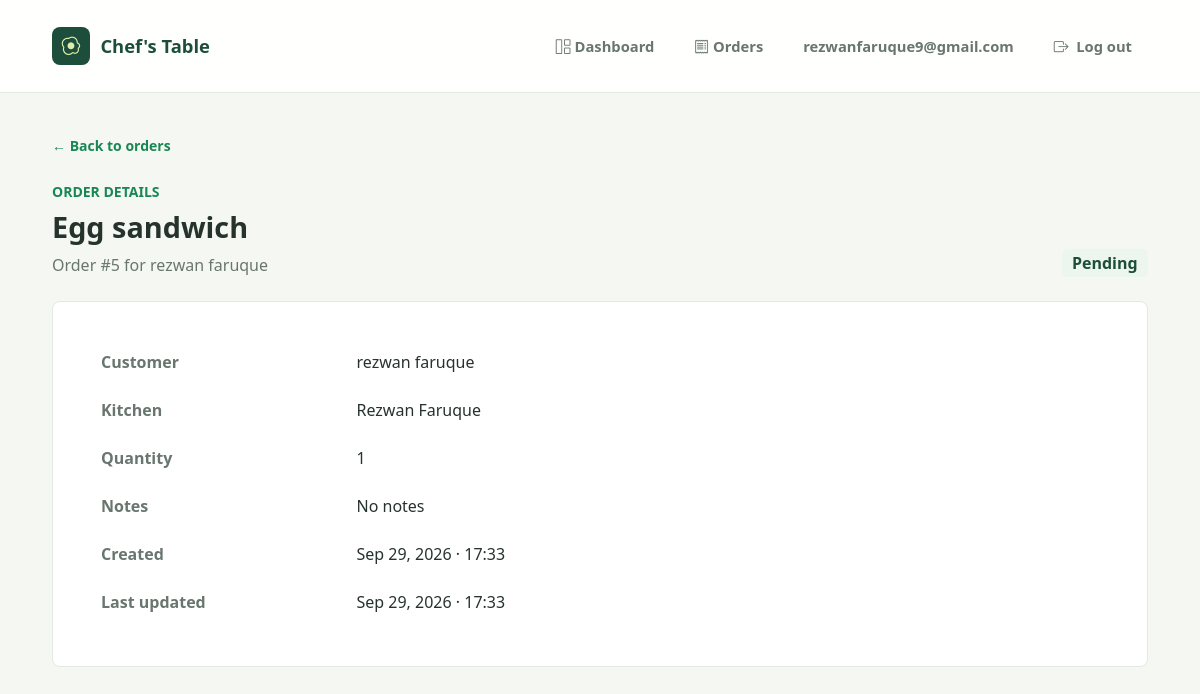
The app's page /orders/view/5 (signed in) with its own data.
### kitchines/models.py (models this page shows, shortened)
class KitchenOrder(models.Model):
    STATUS_CHOICES = [
        ('pending', 'Pending'),
        ('preparing', 'Preparing'),
        ('ready', 'Ready'),
        ('served', 'Served'),
    ]
    kitchen = models.ForeignKey(Kitchen, on_delete=models.CASCADE, related_name='orders')
    customer_name = models.CharField(max_length=255)
    item_name = models.CharField(max_length=255)
    quantity = models.PositiveIntegerField(default=1)
    notes = models.TextField(blank=True)
    status = models.CharField(max_length=20, choices=STATUS_CHOICES, default='pending')
    created_at = models.DateTimeField(default=timezone.now)
    updated_at = models.DateTimeField(default=timezone.now)
    created_by = models.ForeignKey(
        settings.AUTH_USER_MODEL,
        null=True,
        blank=True,
        on_delete=models.SET_NULL,
        related_name='kitchen_orders',
    )
    class Meta:
        ordering = ['-created_at']

class Kitchen(models.Model):
    name = models.CharField(max_length=255)
    member = models.IntegerField(default=0)
    created_at = models.DateTimeField(default=timezone.now)
    class Meta:
        ordering = ['name']

### kitchines/views.py (the view)
# urls.py: path('orders/view/<int:order_id>', views.view_order,name='view_kitchen_order'),
@login_required
def view_order(request, order_id):
    order = _get_user_order(request, order_id)
    return render(request, 'order_detail.html', {'order': order})

### kitchines/views.py (called while the page is built)
def _get_user_order(request, order_id):
    order = get_object_or_404(
        KitchenOrder.objects.filter(created_by=request.user).select_related('kitchen'),
        pk=order_id,
    )
    return order

### kitchines/templates/order_detail.html (shortened to what this page needs)
{% extends 'base.html' %}
{% block content %}
<div class="mb-4">
  <a
    class="small fw-semibold text-success text-decoration-none"
    href="{% url 'kitchen_orders' %}"
    >&larr; Back to orders</a
  >
</div>
<div
  class="d-flex flex-column flex-sm-row justify-content-between align-items-sm-end gap-3 mb-4"
>
  <div>
    <p class="text-uppercase small fw-bold text-success mb-2">Order details</p>
    <h1 class="page-title mb-2">{{ order.item_name }}</h1>
    <p class="page-subtitle mb-0">
      Order #{{ order.pk }} for {{ order.customer_name }}
    </p>
  </div>
  <span class="badge status-badge fs-6">{{ order.get_status_display }}</span>
</div>
<section class="surface p-4 p-md-5" aria-label="Order information">
  <dl class="row mb-0">
    <dt class="col-sm-4 col-lg-3 text-muted-custom mb-1">Customer</dt>
    <dd class="col-sm-8 col-lg-9 mb-4">{{ order.customer_name }}</dd>
    <dt class="col-sm-4 col-lg-3 text-muted-custom mb-1">Kitchen</dt>
    <dd class="col-sm-8 col-lg-9 mb-4">{{ order.kitchen.name }}</dd>
    <dt class="col-sm-4 col-lg-3 text-muted-custom mb-1">Quantity</dt>
    <dd class="col-sm-8 col-lg-9 mb-4">{{ order.quantity }}</dd>
    <dt class="col-sm-4 col-lg-3 text-muted-custom mb-1">Notes</dt>
    <dd class="col-sm-8 col-lg-9 mb-4">
      {{ order.notes|default:'No notes'|linebreaksbr }}
    </dd>
    <dt class="col-sm-4 col-lg-3 text-muted-custom mb-1">Created</dt>
    <dd class="col-sm-8 col-lg-9 mb-4">
      {{ order.created_at|date:'M j, Y · H:i' }}
    </dd>
    <dt class="col-sm-4 col-lg-3 text-muted-custom mb-1">Last updated</dt>
    <dd class="col-sm-8 col-lg-9 mb-0">
      {{ order.updated_at|date:'M j, Y · H:i' }}
    </dd>
  </dl>
</section>
{% endblock %}

### kitchines/templates/base.html (shortened to what this page needs)
<!doctype html>
<html lang="en">
  <head>
    <link
      href="https://cdn.jsdelivr.net/npm/bootstrap@5.3.3/dist/css/bootstrap.min.css"
      rel="stylesheet"
    />
    <link
      href="https://cdn.jsdelivr.net/npm/bootstrap-icons@1.11.3/font/bootstrap-icons.min.css"
      rel="stylesheet"
    />
  </head>
  <body>
    <nav class="topbar navbar navbar-expand-md" aria-label="Main navigation">
      <div class="container page-shell navbar-inner py-0">
        <a class="navbar-brand brand-mark" href="{% url 'home' %}">
          <span class="brand-logo" aria-hidden="true"
            ><i class="bi bi-egg-fried"></i
          ></span>
          <span>Chef's Table</span>
        </a>
        <div class="collapse navbar-collapse" id="primaryNavigation">
          <div
            class="navbar-nav ms-auto align-items-md-center gap-md-2 py-3 py-md-0"
          >
            <a
              class="nav-link px-3{% if request.resolver_match.url_name == 'home' %} active{% endif %}"
              href="{% url 'home' %}"
              ><i class="bi bi-grid-1x2 me-1" aria-hidden="true"></i
              >Dashboard</a
            >
            <a
              class="nav-link px-3{% if request.resolver_match.url_name == 'kitchen_orders' %} active{% endif %}"
              href="{% url 'kitchen_orders' %}"
              ><i class="bi bi-receipt me-1" aria-hidden="true"></i>Orders</a
            >
            {% if user.is_authenticated %}
            <span class="nav-link px-3 text-truncate">{{ user.email }}</span>
            <form method="post" action="{% url 'logout' %}">
              <button
                class="nav-link border-0 bg-transparent px-3"
                type="submit"
              >
                <i class="bi bi-box-arrow-right me-1" aria-hidden="true"></i>
                <span>Log out</span>
              </button>
            </form>
            {% endif %}
          </div>
        </div>
      </div>
    </nav>
    <main class="container page-shell">{% block content %}{% endblock %}</main>
  </body>
</html>

### kitchines/templates/base.html (style rules this page uses)
:root { --ink: #26332d; --muted: #69766f; --leaf: #28634d; --leaf-dark: #1d4e3b; --paper: #f5f7f2; --line: #e4e9e1; }
body { min-height: 100vh; background: var(--paper); color: var(--ink); font-family: "Trebuchet MS", "Segoe UI", sans-serif; }
.topbar { position: relative; z-index: 10; background: rgb(255 255 255 / 96%); border-bottom: 1px solid var(--line); }
.navbar-inner { min-height: 76px; padding-top: 0; padding-bottom: 0; }
.brand-mark { display: inline-flex; align-items: center; gap: 0.65rem; color: var(--leaf-dark); font-size: 1.15rem; font-weight: 800; letter-spacing: 0; text-decoration: none; white-space: nowrap; }
.brand-logo { display: grid; width: 38px; height: 38px; place-items: center; border-radius: 8px; background: var(--leaf-dark); color: #e0edaa; font-size: 1.15rem; }
.nav-link { color: var(--muted); font-weight: 600; font-size: 0.92rem; }
.page-shell { max-width: 1120px; padding-top: 2.5rem; padding-bottom: 3rem; }
.page-title { font-size: clamp(1.75rem, 2.4vw, 2.25rem); font-weight: 750; letter-spacing: 0; }
.page-subtitle, .text-muted-custom { color: var(--muted); }
.surface { background: #fff; border: 1px solid var(--line); border-radius: 8px; }
.status-badge { background: #edf5ef; color: var(--leaf-dark); font-weight: 650; }

### records on screen
KitchenOrder: item_name "Egg sandwich", pk "5", customer_name "rezwan faruque", status "Pending", kitchen.name "Rezwan Faruque", quantity "1", notes "No notes", created_at "Sep 29, 2026 · 17:33", updated_at "Sep 29, 2026 · 17:33"

### other values on screen
{{ user.email }} "rezwanfaruque9@gmail.com"
